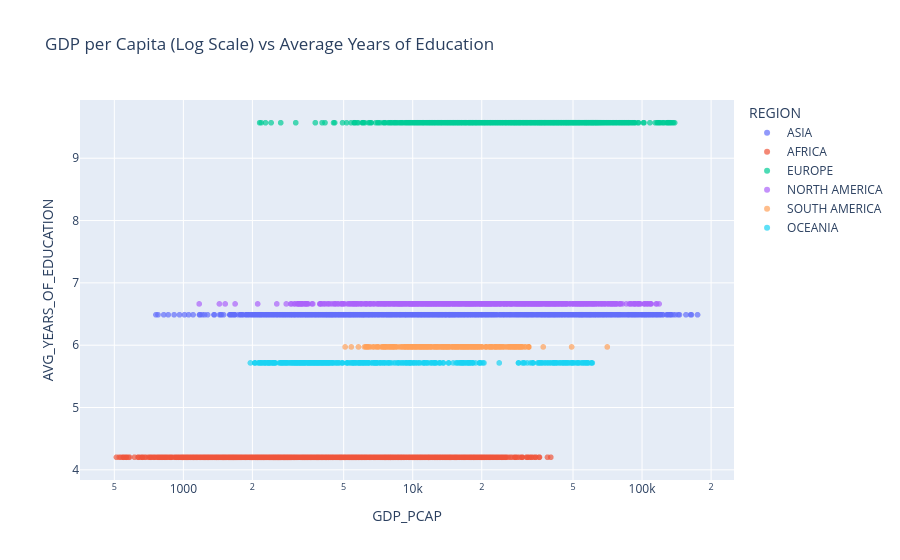
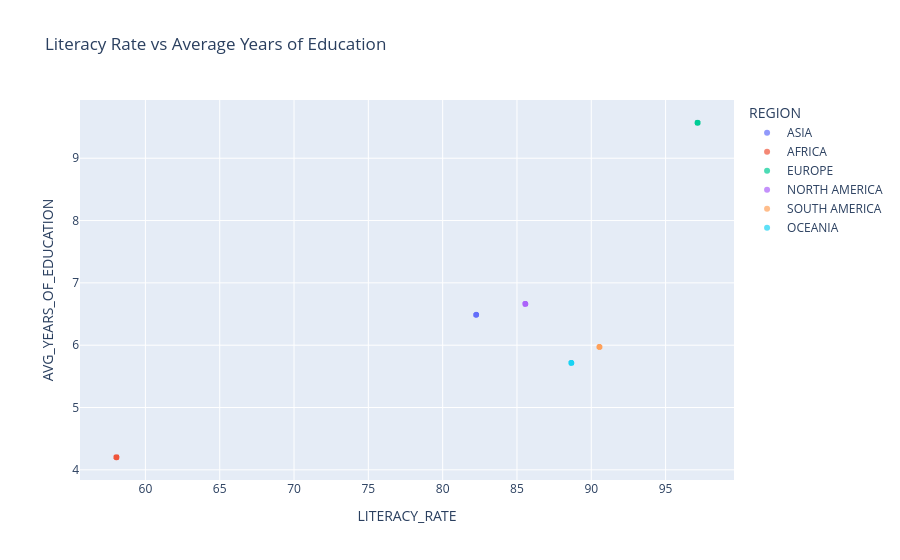

Write notebook code for charts like these, in order.
### Markdown cell above
### Bivariate Analysis (df_edu)

### Code cell
fig = px.scatter(df_avg, x='GDP_PCAP', y='AVG_YEARS_OF_EDUCATION', color='REGION', 
                 log_x=True, hover_name='COUNTRY', hover_data=['YEAR'],
                 title='GDP per Capita (Log Scale) vs Average Years of Education',
                 opacity=0.7)
fig.show()

fig = px.scatter(df_avg, x='LITERACY_RATE', y='AVG_YEARS_OF_EDUCATION', color='REGION',
                 hover_name='COUNTRY', hover_data=['YEAR'],
                 title='Literacy Rate vs Average Years of Education',
                 opacity=0.7)
fig.show()

### Figure 1 — Plotly figure (JSON) as saved in the notebook; plotly's stock layout.template omitted (floating-point values rounded to 4 significant figures; data arrays with more than 128 entries replaced by an {"elided": "..."} marker saying what was removed)
{"data": [{"customdata": {"elided": "1644x1 int values"}, "hovertemplate": "<b>%{hovertext}</b><br><br>REGION=ASIA<br>GDP_PCAP=%{x}<br>AVG_YEARS_OF_EDUCATION=%{y}<br>YEAR=%{customdata[0]}<extra></extra>", "hovertext": {"elided": "1644 str values"}, "legendgroup": "ASIA", "marker": {"color": "#636efa", "opacity": 0.7, "symbol": "circle"}, "mode": "markers", "name": "ASIA", "showlegend": true, "type": "scattergl", "x": {"elided": "1644 float values"}, "xaxis": "x", "y": {"elided": "1644 float values"}, "yaxis": "y"}, {"customdata": {"elided": "1814x1 int values"}, "hovertemplate": "<b>%{hovertext}</b><br><br>REGION=AFRICA<br>GDP_PCAP=%{x}<br>AVG_YEARS_OF_EDUCATION=%{y}<br>YEAR=%{customdata[0]}<extra></extra>", "hovertext": {"elided": "1814 str values"}, "legendgroup": "AFRICA", "marker": {"color": "#EF553B", "opacity": 0.7, "symbol": "circle"}, "mode": "markers", "name": "AFRICA", "showlegend": true, "type": "scattergl", "x": {"elided": "1814 float values"}, "xaxis": "x", "y": {"elided": "1814 float values"}, "yaxis": "y"}, {"customdata": {"elided": "1486x1 int values"}, "hovertemplate": "<b>%{hovertext}</b><br><br>REGION=EUROPE<br>GDP_PCAP=%{x}<br>AVG_YEARS_OF_EDUCATION=%{y}<br>YEAR=%{customdata[0]}<extra></extra>", "hovertext": {"elided": "1486 str values"}, "legendgroup": "EUROPE", "marker": {"color": "#00cc96", "opacity": 0.7, "symbol": "circle"}, "mode": "markers", "name": "EUROPE", "showlegend": true, "type": "scattergl", "x": {"elided": "1486 float values"}, "xaxis": "x", "y": {"elided": "1486 float values"}, "yaxis": "y"}, {"customdata": {"elided": "1017x1 int values"}, "hovertemplate": "<b>%{hovertext}</b><br><br>REGION=NORTH AMERICA<br>GDP_PCAP=%{x}<br>AVG_YEARS_OF_EDUCATION=%{y}<br>YEAR=%{customdata[0]}<extra></extra>", "hovertext": {"elided": "1017 str values"}, "legendgroup": "NORTH AMERICA", "marker": {"color": "#ab63fa", "opacity": 0.7, "symbol": "circle"}, "mode": "markers", "name": "NORTH AMERICA", "showlegend": true, "type": "scattergl", "x": {"elided": "1017 float values"}, "xaxis": "x", "y": {"elided": "1017 float values"}, "yaxis": "y"}, {"customdata": {"elided": "397x1 int values"}, "hovertemplate": "<b>%{hovertext}</b><br><br>REGION=SOUTH AMERICA<br>GDP_PCAP=%{x}<br>AVG_YEARS_OF_EDUCATION=%{y}<br>YEAR=%{customdata[0]}<extra></extra>", "hovertext": {"elided": "397 str values"}, "legendgroup": "SOUTH AMERICA", "marker": {"color": "#FFA15A", "opacity": 0.7, "symbol": "circle"}, "mode": "markers", "name": "SOUTH AMERICA", "showlegend": true, "type": "scattergl", "x": {"elided": "397 float values"}, "xaxis": "x", "y": {"elided": "397 float values"}, "yaxis": "y"}, {"customdata": {"elided": "489x1 int values"}, "hovertemplate": "<b>%{hovertext}</b><br><br>REGION=OCEANIA<br>GDP_PCAP=%{x}<br>AVG_YEARS_OF_EDUCATION=%{y}<br>YEAR=%{customdata[0]}<extra></extra>", "hovertext": {"elided": "489 str values"}, "legendgroup": "OCEANIA", "marker": {"color": "#19d3f3", "opacity": 0.7, "symbol": "circle"}, "mode": "markers", "name": "OCEANIA", "showlegend": true, "type": "scattergl", "x": {"elided": "489 float values"}, "xaxis": "x", "y": {"elided": "489 float values"}, "yaxis": "y"}], "layout": {"legend": {"title": {"text": "REGION"}, "tracegroupgap": 0}, "title": {"text": "GDP per Capita (Log Scale) vs Average Years of Education"}, "xaxis": {"anchor": "y", "domain": [0, 1], "title": {"text": "GDP_PCAP"}, "type": "log"}, "yaxis": {"anchor": "x", "domain": [0, 1], "title": {"text": "AVG_YEARS_OF_EDUCATION"}}}}

### Figure 2 — Plotly figure (JSON) as saved in the notebook; plotly's stock layout.template omitted (floating-point values rounded to 4 significant figures; data arrays with more than 128 entries replaced by an {"elided": "..."} marker saying what was removed)
{"data": [{"customdata": {"elided": "1644x1 int values"}, "hovertemplate": "<b>%{hovertext}</b><br><br>REGION=ASIA<br>LITERACY_RATE=%{x}<br>AVG_YEARS_OF_EDUCATION=%{y}<br>YEAR=%{customdata[0]}<extra></extra>", "hovertext": {"elided": "1644 str values"}, "legendgroup": "ASIA", "marker": {"color": "#636efa", "opacity": 0.7, "symbol": "circle"}, "mode": "markers", "name": "ASIA", "showlegend": true, "type": "scattergl", "x": {"elided": "1644 float values"}, "xaxis": "x", "y": {"elided": "1644 float values"}, "yaxis": "y"}, {"customdata": {"elided": "1814x1 int values"}, "hovertemplate": "<b>%{hovertext}</b><br><br>REGION=AFRICA<br>LITERACY_RATE=%{x}<br>AVG_YEARS_OF_EDUCATION=%{y}<br>YEAR=%{customdata[0]}<extra></extra>", "hovertext": {"elided": "1814 str values"}, "legendgroup": "AFRICA", "marker": {"color": "#EF553B", "opacity": 0.7, "symbol": "circle"}, "mode": "markers", "name": "AFRICA", "showlegend": true, "type": "scattergl", "x": {"elided": "1814 float values"}, "xaxis": "x", "y": {"elided": "1814 float values"}, "yaxis": "y"}, {"customdata": {"elided": "1486x1 int values"}, "hovertemplate": "<b>%{hovertext}</b><br><br>REGION=EUROPE<br>LITERACY_RATE=%{x}<br>AVG_YEARS_OF_EDUCATION=%{y}<br>YEAR=%{customdata[0]}<extra></extra>", "hovertext": {"elided": "1486 str values"}, "legendgroup": "EUROPE", "marker": {"color": "#00cc96", "opacity": 0.7, "symbol": "circle"}, "mode": "markers", "name": "EUROPE", "showlegend": true, "type": "scattergl", "x": {"elided": "1486 float values"}, "xaxis": "x", "y": {"elided": "1486 float values"}, "yaxis": "y"}, {"customdata": {"elided": "1017x1 int values"}, "hovertemplate": "<b>%{hovertext}</b><br><br>REGION=NORTH AMERICA<br>LITERACY_RATE=%{x}<br>AVG_YEARS_OF_EDUCATION=%{y}<br>YEAR=%{customdata[0]}<extra></extra>", "hovertext": {"elided": "1017 str values"}, "legendgroup": "NORTH AMERICA", "marker": {"color": "#ab63fa", "opacity": 0.7, "symbol": "circle"}, "mode": "markers", "name": "NORTH AMERICA", "showlegend": true, "type": "scattergl", "x": {"elided": "1017 float values"}, "xaxis": "x", "y": {"elided": "1017 float values"}, "yaxis": "y"}, {"customdata": {"elided": "397x1 int values"}, "hovertemplate": "<b>%{hovertext}</b><br><br>REGION=SOUTH AMERICA<br>LITERACY_RATE=%{x}<br>AVG_YEARS_OF_EDUCATION=%{y}<br>YEAR=%{customdata[0]}<extra></extra>", "hovertext": {"elided": "397 str values"}, "legendgroup": "SOUTH AMERICA", "marker": {"color": "#FFA15A", "opacity": 0.7, "symbol": "circle"}, "mode": "markers", "name": "SOUTH AMERICA", "showlegend": true, "type": "scattergl", "x": {"elided": "397 float values"}, "xaxis": "x", "y": {"elided": "397 float values"}, "yaxis": "y"}, {"customdata": {"elided": "489x1 int values"}, "hovertemplate": "<b>%{hovertext}</b><br><br>REGION=OCEANIA<br>LITERACY_RATE=%{x}<br>AVG_YEARS_OF_EDUCATION=%{y}<br>YEAR=%{customdata[0]}<extra></extra>", "hovertext": {"elided": "489 str values"}, "legendgroup": "OCEANIA", "marker": {"color": "#19d3f3", "opacity": 0.7, "symbol": "circle"}, "mode": "markers", "name": "OCEANIA", "showlegend": true, "type": "scattergl", "x": {"elided": "489 float values"}, "xaxis": "x", "y": {"elided": "489 float values"}, "yaxis": "y"}], "layout": {"legend": {"title": {"text": "REGION"}, "tracegroupgap": 0}, "title": {"text": "Literacy Rate vs Average Years of Education"}, "xaxis": {"anchor": "y", "domain": [0, 1], "title": {"text": "LITERACY_RATE"}}, "yaxis": {"anchor": "x", "domain": [0, 1], "title": {"text": "AVG_YEARS_OF_EDUCATION"}}}}
